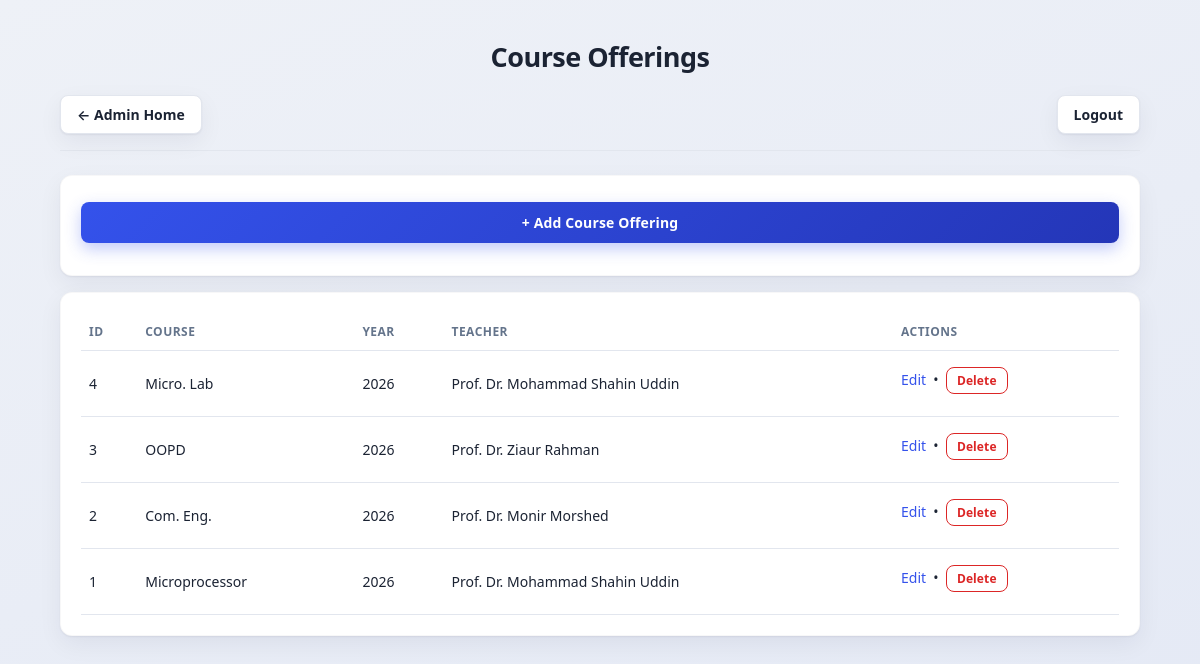
Page /admin/offerings/ (signed in) on the committed database.
### tables this page shows
CREATE TABLE "CourseOfferings"(
        offering_id INTEGER PRIMARY KEY AUTOINCREMENT,
        course_code TEXT NOT NULL,
        academic_year INTEGER NOT NULL,
        assigned_teacher_id TEXT, archived INTEGER NOT NULL DEFAULT 0,
        FOREIGN KEY(course_code) REFERENCES Courses(course_code),
        FOREIGN KEY(assigned_teacher_id) REFERENCES Teachers(teacher_id),
        UNIQUE(course_code, academic_year)
    );

CREATE TABLE "Teachers" (
	"teacher_id"	TEXT,
	"name"	TEXT NOT NULL,
	"password"	TEXT NOT NULL,
	"rfid_uid"	TEXT,
	PRIMARY KEY("teacher_id")
);

### attendance_system_backend/admin.py (the view)
@admin_bp.route("/<entity>/")
@login_required(role="admin")
def entity_list(entity):
    if entity not in ENTITY_META:
        return redirect(url_for("admin.dashboard"))
    conn = get_connection()
    cur = conn.cursor()
    columns, rows = LIST_BUILDERS[entity](cur)
    conn.close()
    return render_template(
        "admin_entity_list.html",
        entity=entity,
        entity_label=ENTITY_META[entity]["label"],
        pk_field=ENTITY_META[entity]["pk"],
        columns=columns,
        rows=rows,
    )

### attendance_system_backend/admin.py (called while the page is built)
def _list_offerings(cur):
    columns = [("offering_id", "ID"), ("course_name", "Course"), ("academic_year", "Year"), ("teacher_name", "Teacher")]
    cur.execute(
        """
        SELECT
            CourseOfferings.offering_id,
            COALESCE(Courses.course_name, CourseOfferings.course_code || ' (course missing)') AS course_name,
            CourseOfferings.academic_year,
            Teachers.name AS teacher_name
        FROM CourseOfferings
        LEFT JOIN Courses ON Courses.course_code = CourseOfferings.course_code
        LEFT JOIN Teachers ON Teachers.teacher_id = CourseOfferings.assigned_teacher_id
        ORDER BY CourseOfferings.academic_year DESC, CourseOfferings.offering_id DESC
        """
    )
    return columns, cur.fetchall()

### attendance_system_backend/database.py (called while the page is built, shortened)
def _ensure_schema(conn):
    global _SCHEMA_CHECKED
    if _SCHEMA_CHECKED:
        return

def get_connection():
    conn = sqlite3.connect(DATABASE)
    conn.row_factory = sqlite3.Row
    _ensure_schema(conn)
    return conn

### attendance_system_backend/ui.py (called while the page is built)
def login_required(role=None):
    def decorator(view):
        @wraps(view)
        def wrapped(*args, **kwargs):
            user_role = session.get("role")
            if not user_role:
                return redirect(url_for("ui.login"))
            if role and user_role != role:
                home = ROLE_HOME_ROUTE.get(user_role, "ui.login")
                return redirect(url_for(home))
            return view(*args, **kwargs)
        return wrapped
    return decorator

### attendance_system_backend/templates/admin_entity_list.html (shortened to what this page needs)
<!doctype html>
<html lang="en">
<head>
  <link rel="stylesheet" href="{{ url_for('static', filename='styles.css') }}" />
</head>
<body>
  <div class="container">
    <h1 class="page-title">{{ entity_label }}s</h1>
    <div class="top">
      <a class="logout-btn" href="{{ url_for('admin.dashboard') }}">← Admin Home</a>
      <a class="logout-btn" href="{{ url_for('ui.logout') }}">Logout</a>
    </div>
    <div class="card" style="margin-bottom:16px;">
      <a href="{{ url_for('admin.entity_new', entity=entity) }}">
        <button type="button">+ Add {{ entity_label }}</button>
      </a>
    </div>
    <div class="card">
      {% if rows %}
      <table>
        <thead>
          <tr>
            {% for col_name, col_label in columns %}<th>{{ col_label }}</th>{% endfor %}
            <th>Actions</th>
          </tr>
        </thead>
        <tbody>
          {% for row in rows %}
          <tr>
            {% for col_name, col_label in columns %}
            <td>{{ row[col_name] if row[col_name] is not none else '—' }}</td>
            {% endfor %}
            <td>
              <a href="{{ url_for('admin.entity_edit', entity=entity, pk=row[pk_field]) }}">Edit</a>
              &nbsp;•&nbsp;
              <form method="post" action="{{ url_for('admin.entity_delete', entity=entity, pk=row[pk_field]) }}"
                    style="display:inline;"
                    onsubmit="return confirm('Delete this {{ entity_label|lower }}? This cannot be undone.');">
                <button type="submit" class="btn-ghost-danger" style="width:auto; min-width:0; padding:4px 10px; font-size:12px;">Delete</button>
              </form>
            </td>
          </tr>
          {% endfor %}
        </tbody>
      </table>
      {% else %}
      <p class="empty-note">No {{ entity_label|lower }}s yet.</p>
      {% endif %}
    </div>
  </div>
</body>
</html>

### attendance_system_backend/static/styles.css (style rules this page uses)
:root { --bg: #eef1f7; --bg-gradient: linear-gradient(160deg, #eef1f7 0%, #e4e9f5 100%); --card: #ffffff; --text: #1b2333; --muted: #64748b; --line: #e2e6ee; --primary: #3452eb; --primary-dark: #2436b8; --primary-soft: #eef0fe; --danger: #dc2626; --danger-soft: #fdecec; --good: #15803d; --good-soft: #e3f6e9; --good-strong: #0f9d58; --warn: #4d7c0f; --warn-soft: #eef8e0; --radius: 12px; --shadow: 0 1px 2px rgba(20, 25, 45, 0.06), 0 8px 24px rgba(20, 25, 45, 0.06); }
body { margin: 0; font-family: "Segoe UI", "Inter", system-ui, -apple-system, Arial, sans-serif; background: var(--bg-gradient); color: var(--text); min-height: 100vh; box-sizing: border-box; }
.container { max-width: 1080px; margin: 0 auto; padding: 32px 20px 60px; }
.top { display: flex; justify-content: space-between; align-items: center; margin-bottom: 24px; padding-bottom: 16px; border-bottom: 1px solid var(--line); }
.page-title { text-align: center; font-size: 27px; font-weight: 800; letter-spacing: -0.02em; margin: 6px 0 20px; color: var(--text); }
.logout-btn { display: inline-flex; align-items: center; gap: 6px; padding: 9px 16px; border-radius: 8px; background: var(--card); border: 1px solid var(--line); color: var(--text); font-size: 14px; font-weight: 600; box-shadow: var(--shadow); transition: all 0.15s ease; }
.card { background: var(--card); border-radius: var(--radius); padding: 20px; box-shadow: var(--shadow); border: 1px solid rgba(20, 25, 45, 0.03); }
.card + .card { margin-top: 16px; }
a { color: var(--primary); text-decoration: none; }
input, select, button { width: 100%; padding: 11px 12px; border: 1px solid var(--line); border-radius: 8px; margin-top: 6px; margin-bottom: 12px; font-size: 14px; font-family: inherit; background: #fff; color: var(--text); }
button { background: linear-gradient(135deg, var(--primary), var(--primary-dark)); color: white; border: 0; cursor: pointer; font-weight: 600; letter-spacing: 0.01em; box-shadow: 0 6px 16px rgba(52, 82, 235, 0.3); transition: transform 0.1s ease, box-shadow 0.15s ease; }
table { width: 100%; border-collapse: collapse; background: var(--card); font-size: 14px; }
th, td { border-bottom: 1px solid var(--line); padding: 10px 8px; text-align: left; }
th { background: transparent; color: var(--muted); font-size: 12px; text-transform: uppercase; letter-spacing: 0.04em; font-weight: 700; }
.btn-ghost-danger { background: #fff; color: var(--danger); border: 1px solid var(--danger); box-shadow: none; width: auto; min-width: 160px; }

### rows in the picture
CourseOfferings: offering_id "4" "Micro. Lab" "2026" "Prof. Dr. Mohammad Shahin Uddin"
CourseOfferings: offering_id "3" "OOPD" "2026" "Prof. Dr. Ziaur Rahman"
CourseOfferings: offering_id "2" "Com. Eng." "2026" "Prof. Dr. Monir Morshed"
CourseOfferings: offering_id "1" "Microprocessor" "2026" "Prof. Dr. Mohammad Shahin Uddin"

### other values in the picture
{{ entity_label }} "Course Offering"
{{ col_label }} "ID" "COURSE" "YEAR" "TEACHER"
